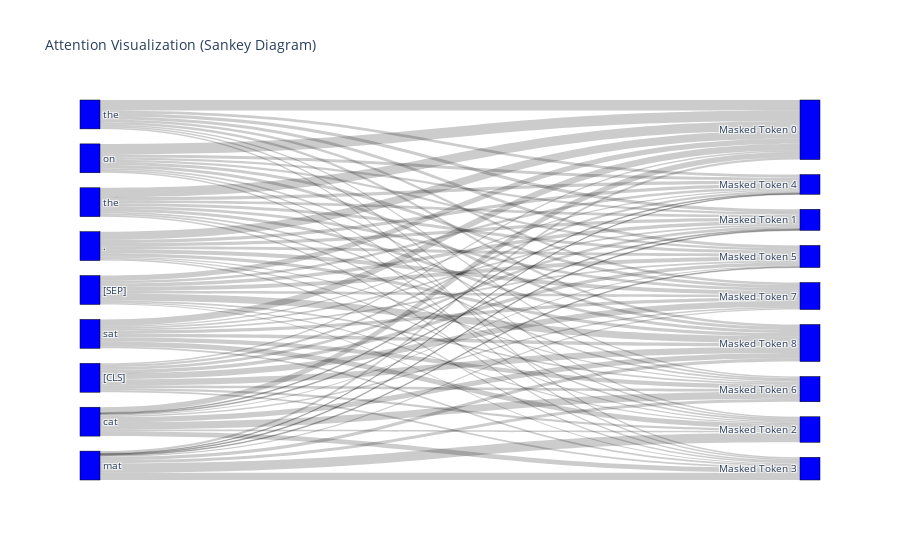

The cell this chart's notebook holds for it:
### Code cell
import plotly.graph_objects as go
import torch
import numpy as np
import plotly.express as px
import pandas as pd
from transformers import DistilBertTokenizer, DistilBertModel

def visualize_attention(text, layer_idx=0, head_idx=0, model_name='distilbert-base-uncased'):
    # Load pre-trained model and tokenizer
    tokenizer = DistilBertTokenizer.from_pretrained(model_name)
    model = DistilBertModel.from_pretrained(model_name)
    
    # Tokenize input text
    tokenized_input = tokenizer(text, return_tensors='pt', padding=True, truncation=True)

    # Get attention weights
    with torch.no_grad():
        outputs = model(**tokenized_input, output_attentions=True)
        attention = outputs.attentions[0][layer_idx][head_idx]
        print(f'attention shapes: {attention.shape}')

    # Convert attention tensor to numpy array
    attention = attention.squeeze().cpu().numpy()
    
    # Prepare data for Sankey diagram
    node_labels = [tokenizer.convert_ids_to_tokens(tokenized_input['input_ids'][0][i].item()) for i in range(len(tokenized_input['input_ids'][0]))]
    link_labels = []
    source = []
    target = []
    value = []
    for from_idx in range(attention.shape[0]):
        for to_idx in range(attention.shape[1]):
            weight = attention[from_idx, to_idx]
            if weight > 0:
                source.append(from_idx)
                target.append(len(node_labels) + to_idx)
                value.append(weight)
                link_labels.append(f'{node_labels[from_idx]} -> {node_labels[to_idx]}')
    
    node_labels += [f'Masked Token {i}' for i in range(attention.shape[1])]
    
    # Create Sankey diagram
    fig = go.Figure(data=[go.Sankey(
        node=dict(
          pad=15,
          thickness=20,
          line=dict(color="black", width=0.5),
          label=node_labels,
          color="blue"
        ),
        link=dict(
          source=source,
          target=target,
          value=value,
          label=link_labels
      ))])
    
    fig.update_layout(title_text='Attention Visualization (Sankey Diagram)', font_size=10)
    fig.show()

# Example usage:
text = "The cat sat on the mat."
visualize_attention(text, layer_idx=0, head_idx=0)

### Figure 1 — Plotly figure (JSON) as saved in the notebook; plotly's stock layout.template omitted (floating-point values rounded to 4 significant figures)
{"data": [{"link": {"label": ["[CLS] -> [CLS]", "[CLS] -> the", "[CLS] -> cat", "[CLS] -> sat", "[CLS] -> on", "[CLS] -> the", "[CLS] -> mat", "[CLS] -> .", "[CLS] -> [SEP]", "the -> [CLS]", "the -> the", "the -> cat", "the -> sat", "the -> on", "the -> the", "the -> mat", "the -> .", "the -> [SEP]", "cat -> [CLS]", "cat -> the", "cat -> cat", "cat -> sat", "cat -> on", "cat -> the", "cat -> mat", "cat -> .", "cat -> [SEP]", "sat -> [CLS]", "sat -> the", "sat -> cat", "sat -> sat", "sat -> on", "sat -> the", "sat -> mat", "sat -> .", "sat -> [SEP]", "on -> [CLS]", "on -> the", "on -> cat", "on -> sat", "on -> on", "on -> the", "on -> mat", "on -> .", "on -> [SEP]", "the -> [CLS]", "the -> the", "the -> cat", "the -> sat", "the -> on", "the -> the", "the -> mat", "the -> .", "the -> [SEP]", "mat -> [CLS]", "mat -> the", "mat -> cat", "mat -> sat", "mat -> on", "mat -> the", "mat -> mat", "mat -> .", "mat -> [SEP]", ". -> [CLS]", ". -> the", ". -> cat", ". -> sat", ". -> on", ". -> the", ". -> mat", ". -> .", ". -> [SEP]", "[SEP] -> [CLS]", "[SEP] -> the", "[SEP] -> cat", "[SEP] -> sat", "[SEP] -> on", "[SEP] -> the", "[SEP] -> mat", "[SEP] -> .", "[SEP] -> [SEP]"], "source": [0, 0, 0, 0, 0, 0, 0, 0, 0, 1, 1, 1, 1, 1, 1, 1, 1, 1, 2, 2, 2, 2, 2, 2, 2, 2, 2, 3, 3, 3, 3, 3, 3, 3, 3, 3, 4, 4, 4, 4, 4, 4, 4, 4, 4, 5, 5, 5, 5, 5, 5, 5, 5, 5, 6, 6, 6, 6, 6, 6, 6, 6, 6, 7, 7, 7, 7, 7, 7, 7, 7, 7, 8, 8, 8, 8, 8, 8, 8, 8, 8], "target": [9, 10, 11, 12, 13, 14, 15, 16, 17, 9, 10, 11, 12, 13, 14, 15, 16, 17, 9, 10, 11, 12, 13, 14, 15, 16, 17, 9, 10, 11, 12, 13, 14, 15, 16, 17, 9, 10, 11, 12, 13, 14, 15, 16, 17, 9, 10, 11, 12, 13, 14, 15, 16, 17, 9, 10, 11, 12, 13, 14, 15, 16, 17, 9, 10, 11, 12, 13, 14, 15, 16, 17, 9, 10, 11, 12, 13, 14, 15, 16, 17], "value": [0.05164, 0.09695, 0.07743, 0.06169, 0.07699, 0.123, 0.0924, 0.2034, 0.2165, 0.3267, 0.09418, 0.05485, 0.05245, 0.1058, 0.1063, 0.0619, 0.08913, 0.1086, 0.1896, 0.03148, 0.06029, 0.1665, 0.02865, 0.03616, 0.252, 0.05293, 0.1824, 0.2213, 0.06094, 0.1697, 0.06293, 0.04137, 0.05757, 0.1499, 0.117, 0.1192, 0.3643, 0.07874, 0.05285, 0.05574, 0.1102, 0.07145, 0.05771, 0.1069, 0.1021, 0.3613, 0.1107, 0.04928, 0.05101, 0.09934, 0.1048, 0.05214, 0.08384, 0.08764, 0.08385, 0.02707, 0.3336, 0.2472, 0.01878, 0.02773, 0.1017, 0.04376, 0.1164, 0.2817, 0.1094, 0.04494, 0.05191, 0.1137, 0.1019, 0.04492, 0.1403, 0.1112, 0.1815, 0.1205, 0.04035, 0.03692, 0.08842, 0.1374, 0.06081, 0.09702, 0.237]}, "node": {"color": "blue", "label": ["[CLS]", "the", "cat", "sat", "on", "the", "mat", ".", "[SEP]", "Masked Token 0", "Masked Token 1", "Masked Token 2", "Masked Token 3", "Masked Token 4", "Masked Token 5", "Masked Token 6", "Masked Token 7", "Masked Token 8"], "line": {"color": "black", "width": 0.5}, "pad": 15, "thickness": 20}, "type": "sankey"}], "layout": {"font": {"size": 10}, "title": {"text": "Attention Visualization (Sankey Diagram)"}}}
